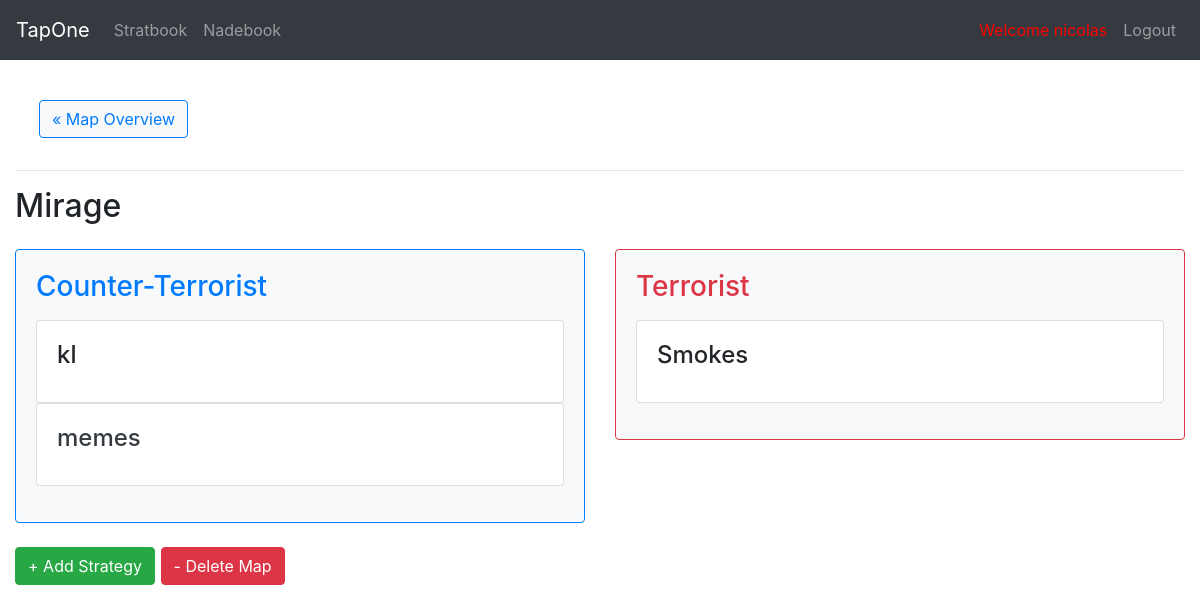
Before: /stratbook/map/1/ (signed in) with the older database file.
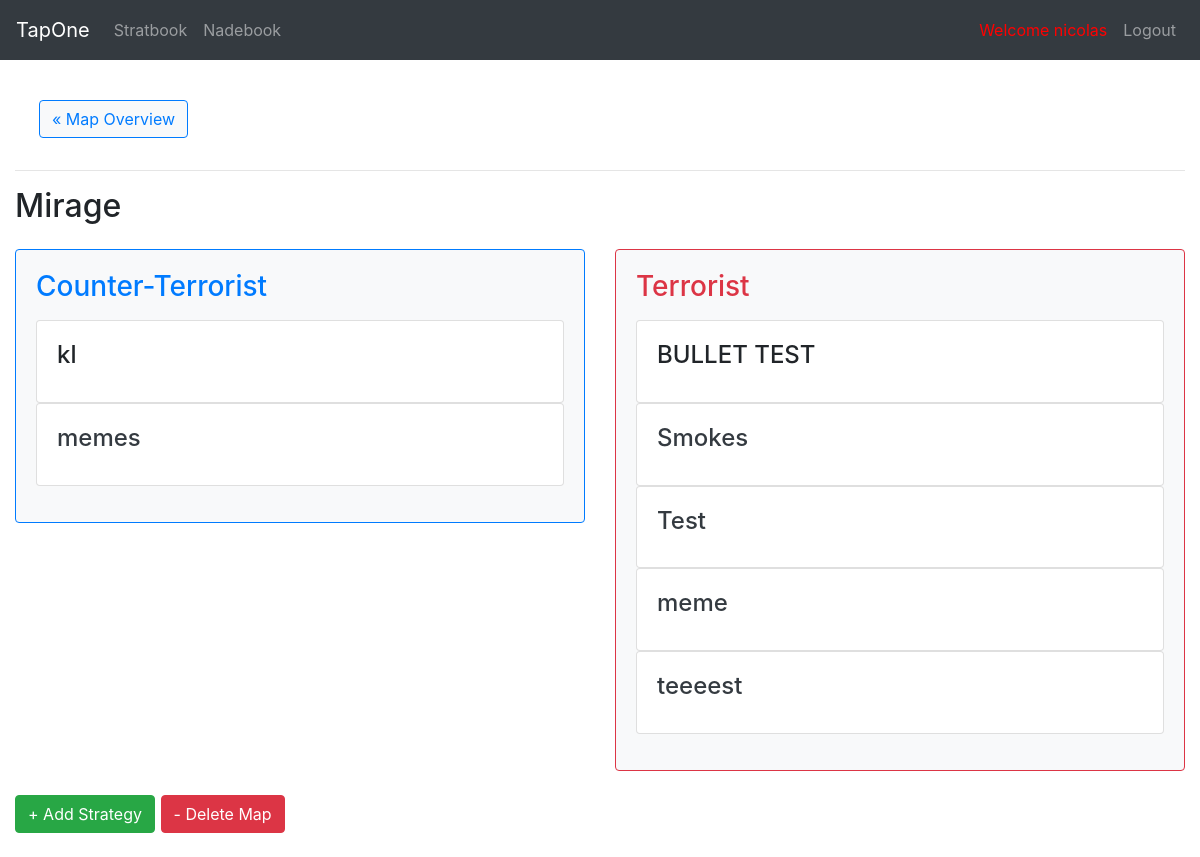
After: the same page with the newer database file.
### StratBook/models.py (models this page shows, shortened)
class Strategy(models.Model):
    TEAM_CHOICES = [
        ('T', 'Terrorist'),
        ('CT', 'Counter-Terrorist')
    ]
    map_name = models.ForeignKey(Map, on_delete=models.CASCADE)
    name = models.CharField(max_length=200)
    team = models.CharField(max_length=2, choices=TEAM_CHOICES)
    added_date = models.DateTimeField('date added', default=timezone.now)

### StratBook/views.py (the view)
# urls.py: path('map/<int:pk>/', views.MapDetailView.as_view(), name="map"),
@method_decorator(login_required, name='dispatch')
@method_decorator(permission_required('StratBook.view_map', raise_exception=True), name ='dispatch')
class MapDetailView(generic.DetailView):
    model = Map
    template_name = 'StratBook/map_detail.html'
    context_object_name = 'map'

### StratBook/models.py (called while the page is built)
    def ct_strategies(self):
        return self.strategy_set.order_by('name').filter(team='CT')

    def t_strategies(self):
        return self.strategy_set.order_by('name').filter(team='T')

### StratBook/templates/StratBook/map_detail.html (shortened to what this page needs)
{% extends "base.html" %}
{% block content %}
{% include 'StratBook/_mini_nav.html' %}
<hr>
<h2>{{map.name}}</h2>
<div class="row mb-4 mt-4">
  <div class="col-6">
    <div class="card border-primary bg-light">
      <div class="card-body">
        <h3 class="card-title text-primary">Counter-Terrorist</h3>
        <p class="card-text">
          {% for strat in map.ct_strategies %}
            {% include 'StratBook/_strat_card.html' %}
          {% endfor %}
        </p>
      </div>
    </div>
  </div>
  <div class="col-6">
    <div class="card border-danger bg-light">
      <div class="card-body">
        <h3 class="card-title text-danger">Terrorist</h3>
        <p class="card-text">
          {% for strat in map.t_strategies %}
            {% include 'StratBook/_strat_card.html' %}
          {% endfor %}
        </p>
      </div>
    </div>
  </div>
</div>
<div class="buttons mb-4">
  {% if perms.StratBook.add_map %}
    <a href={% url 'StratBook:add_strat' map.id %} class="btn btn-success">+ Add Strategy</a>
  {% endif %}
  {% if perms.StratBook.delete_map %}
    <a href={% url 'StratBook:delete_map' map.id %} class="btn btn-danger">- Delete Map</a>
  {% endif %}
</div>
{% endblock %}

### StratBook/templates/StratBook/_strat_card.html (shortened to what this page needs)
<a class="card-link" href={% url 'StratBook:strat' strat.id %}>
  <div class="card text-dark">
    <div class="card-body">
      <h4 class="card-title">{{strat.name}}</h4>
    </div>
  </div>

Changed rows visible on the page:
added Strategy: name "BULLET TEST", shown under "Terrorist"
added Strategy: name "Test", shown under "Terrorist"
added Strategy: name "meme", shown under "Terrorist"
added Strategy: name "teeeest", shown under "Terrorist"
